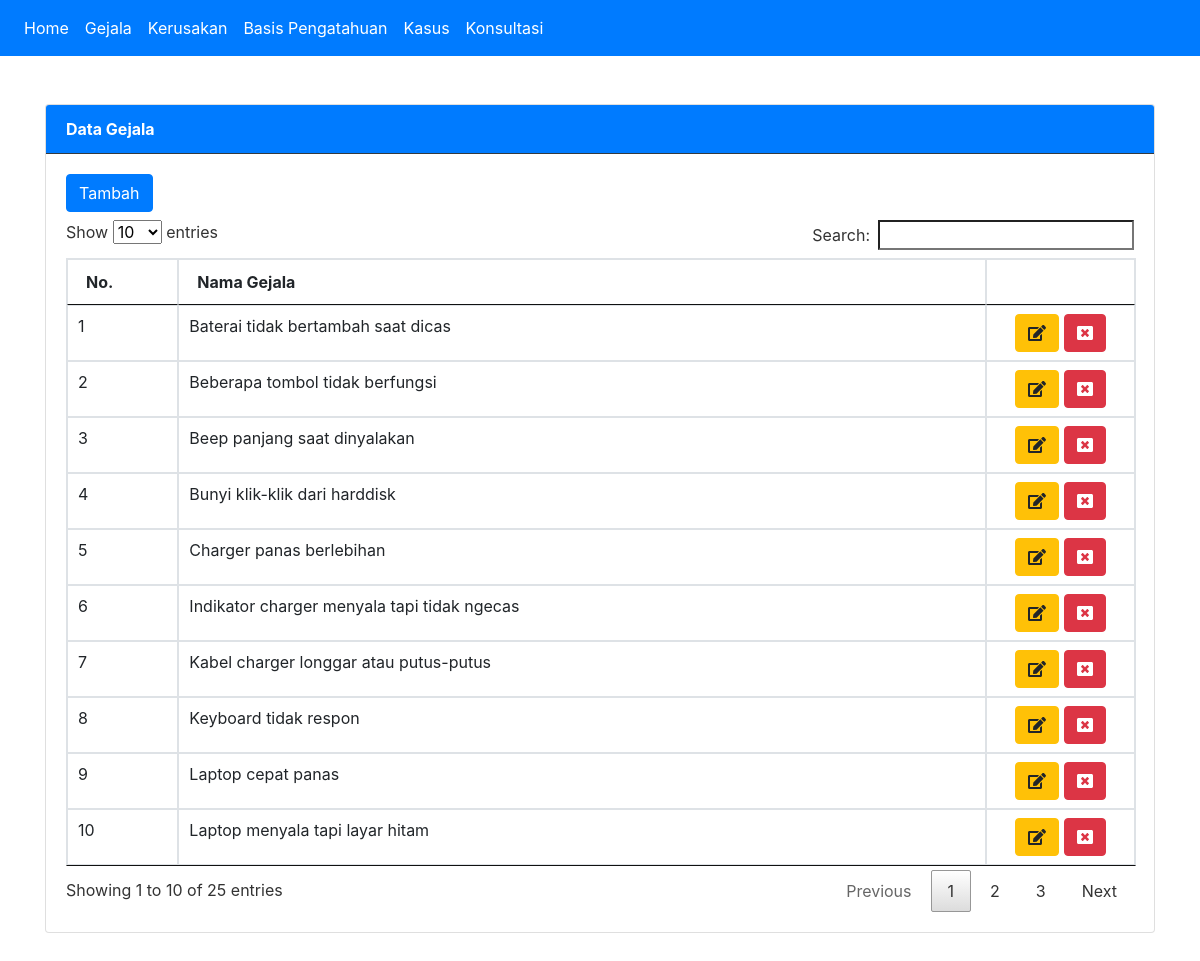
The page /?page=gejala on the database its author committed.
### tables this page shows
CREATE TABLE `gejala`  (
  `idgejala` int NOT NULL AUTO_INCREMENT,
  `nmgejala` varchar(200) NULL DEFAULT NULL,
  PRIMARY KEY (`idgejala`) USING BTREE
);

### tampil_gejala.php (the view, shortened to what this page needs)
<div class="card">
  <div class="card-header bg-primary text-white border-dark"><strong>Data Gejala</strong></div>
  <div class="card-body">
<a class="btn btn-primary mb-2" href="?page=gejala&action=tambah">Tambah</a>
<table class="table table-bordered" id="myTable">
    <thead>
      <tr>
        <th width="50px">No.</th>
        <th width="600px">Nama Gejala</th>
        <th width="80px"></th>
      </tr>
    </thead>
    <tbody>
<?php
     $no=1;
     $sql = "SELECT*FROM gejala ORDER BY nmgejala ASC";
     $result = $conn->query($sql);
     while($row = $result->fetch_assoc()) {
?>
     <tr>
        <td><?php echo $no++; ?></td>
        <td><?php echo $row['nmgejala']; ?></td>
        <td align="center">
            <a class="btn btn-warning" href="?page=gejala&action=update&id=<?php echo $row['idgejala'];?>">
              <i class="fas fa-edit"></i>
            </a>
            <a onclick="return confirm('Yakin menghapus data ini ?')" class="btn btn-danger" href="?page=gejala&action=hapus&id=<?php echo $row['idgejala']; ?>">
              <i class="fas fa-window-close"></i>
            </a>
        </td>
        </tr>
 <?php
     }
 ?>
   </tbody>
</table>
</div>
</div>

### assets/css/all.css (style rules this page uses)
.fa-edit:before { content:"\f044" }
.fa-window-close:before { content:"\f410" }

### rows shown on the page
gejala: nmgejala "Baterai tidak bertambah saat dicas"
gejala: nmgejala "Beberapa tombol tidak berfungsi"
gejala: nmgejala "Beep panjang saat dinyalakan"
gejala: nmgejala "Bunyi klik-klik dari harddisk"
gejala: nmgejala "Charger panas berlebihan"
gejala: nmgejala "Indikator charger menyala tapi tidak ngecas"
gejala: nmgejala "Kabel charger longgar atau putus-putus"
gejala: nmgejala "Keyboard tidak respon"
gejala: nmgejala "Laptop cepat panas"
gejala: nmgejala "Laptop menyala tapi layar hitam"
